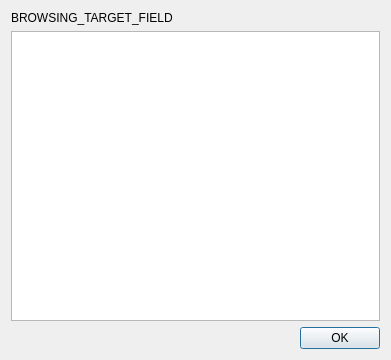
<?xml version="1.0" encoding="UTF-8"?>
<ui version="4.0">
 <class>ChangeMap</class>
 <widget class="QDialog" name="ChangeMap">
  <property name="geometry">
   <rect>
    <x>0</x>
    <y>0</y>
    <width>391</width>
    <height>360</height>
   </rect>
  </property>
  <property name="windowTitle">
   <string>ACTIONS_IMPORT</string>
  </property>
  <layout class="QVBoxLayout">
   <item>
    <widget class="QLabel" name="label">
     <property name="text">
      <string>BROWSING_TARGET_FIELD</string>
     </property>
     <property name="wordWrap">
      <bool>true</bool>
     </property>
    </widget>
   </item>
   <item>
    <widget class="QListWidget" name="fields"/>
   </item>
   <item>
    <widget class="QDialogButtonBox" name="buttonBox">
     <property name="orientation">
      <enum>Qt::Horizontal</enum>
     </property>
     <property name="standardButtons">
      <set>QDialogButtonBox::Ok</set>
     </property>
    </widget>
   </item>
  </layout>
 </widget>
 <resources/>
 <connections>
  <connection>
   <sender>buttonBox</sender>
   <signal>accepted()</signal>
   <receiver>ChangeMap</receiver>
   <slot>accept()</slot>
   <hints>
    <hint type="sourcelabel">
     <x>254</x>
     <y>355</y>
    </hint>
    <hint type="destinationlabel">
     <x>157</x>
     <y>274</y>
    </hint>
   </hints>
  </connection>
  <connection>
   <sender>buttonBox</sender>
   <signal>rejected()</signal>
   <receiver>ChangeMap</receiver>
   <slot>reject()</slot>
   <hints>
    <hint type="sourcelabel">
     <x>322</x>
     <y>355</y>
    </hint>
    <hint type="destinationlabel">
     <x>286</x>
     <y>274</y>
    </hint>
   </hints>
  </connection>
  <connection>
   <sender>fields</sender>
   <signal>doubleClicked(QModelIndex)</signal>
   <receiver>ChangeMap</receiver>
   <slot>accept()</slot>
   <hints>
    <hint type="sourcelabel">
     <x>99</x>
     <y>123</y>
    </hint>
    <hint type="destinationlabel">
     <x>193</x>
     <y>5</y>
    </hint>
   </hints>
  </connection>
 </connections>
</ui>
